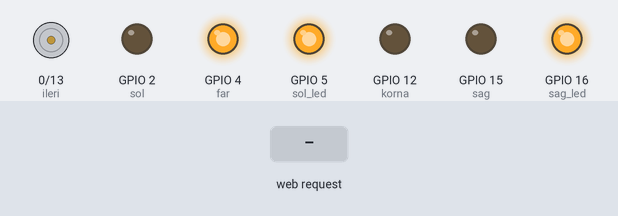
A sketch run on a simulated ESP8266 (NodeMCU). On the bench: motor-driver pin pairs drawn as motors (green arrow = first pin HIGH = forward, orange = second pin HIGH = backward, longer = more drive), output pins drawn as LEDs (lit = HIGH). The inputs (shaded band) are chosen by the test bench. WiFi joins after 1.5 s; servers stay silent unless stated; what the sketch prints to the serial monitor is not drawn.

Above: at 2.7 s.
2.8 s: HTTP request GET /forward received
At 3.7 s:
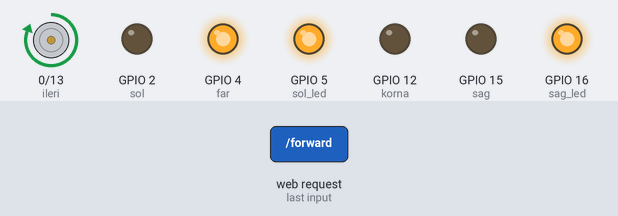
4.3 s: HTTP request GET /backward received
At 4.9 s:
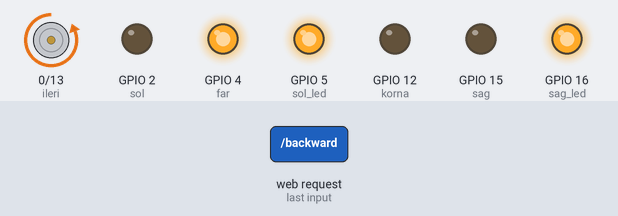
5.8 s: HTTP request GET /left received
At 7.0 s:
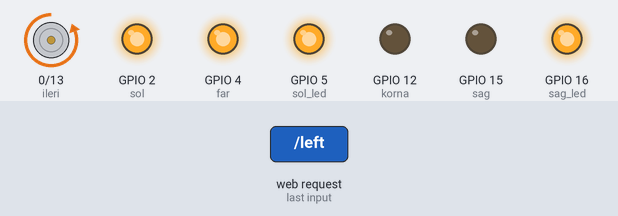
7.3 s: HTTP request GET /right received
At 8.3 s:
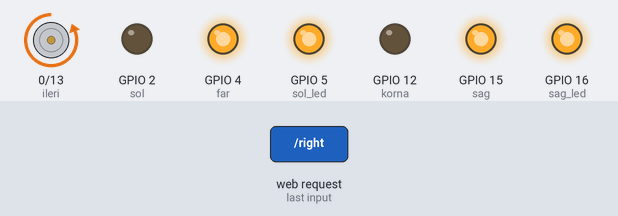
8.8 s: HTTP request GET /forwardright received
At 9.5 s:
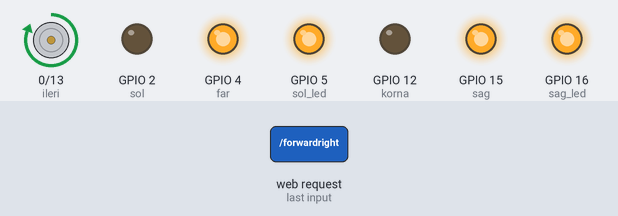
10.3 s: HTTP request GET /forwardleft received
At 10.6 s:
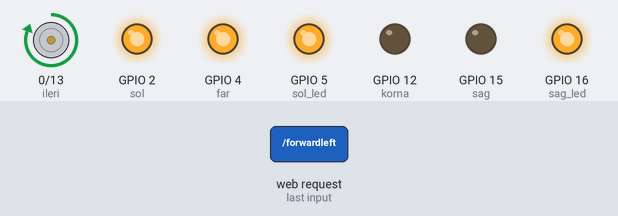
Timing chart, 0 to 12.8 s (numbered marks = the images above; inputs shaded):
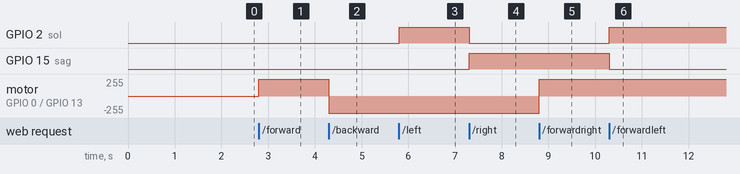

Measured:
- after the input at 2.8 s, motor on GPIO 0 (ileri) / GPIO 13 (geri): stopped → forward 255/255 at once
- after the input at 4.3 s, motor on GPIO 0 (ileri) / GPIO 13 (geri): forward 255/255 → backward 255/255 at once
- after the input at 5.8 s, GPIO 2 (sol): LOW → HIGH at once
- after the input at 7.3 s, GPIO 2 (sol): HIGH → LOW at once; GPIO 15 (sag): LOW → HIGH at once
- after the input at 8.8 s, motor on GPIO 0 (ileri) / GPIO 13 (geri): backward 255/255 → forward 255/255 at once
- after the input at 10.3 s, GPIO 2 (sol): LOW → HIGH at once; GPIO 15 (sag): HIGH → LOW at once

The sketch:

esp8266-wifi-car.ino
```cpp
#include <ESP8266WiFi.h>
 #include <HCSR04.h>

WiFiClient client;
WiFiServer server(80);

const char* ssid = "mert";
const char* password = "12345678";

String data ="";

int sol = 2; /* GPIO2(D4) -> IN3 */
int sag = 15; /* GPIO15(D8) -> IN1 */
int ileri = 0; /* GPIO0(D3) -> IN4 */
int geri = 13; /* GPIO13(D7) -> IN2 */
int korna = 12; /* GPIO12(D6) -> IN2 */
int sol_led = 5; /* GPIO0(D3) -> IN4 */
int sag_led = 16; /* GPIO13(D7) -> IN2 */
int far = 4; /* GPIO12(D6) -> IN2 */


void setup() {
Serial.begin(115200);
delay(10);

UltraSonicDistanceSensor distanceSensor(10, 11);
pinMode(sol, OUTPUT);
pinMode(sag, OUTPUT);
pinMode(ileri, OUTPUT);
pinMode(geri, OUTPUT);
pinMode(korna, OUTPUT);
pinMode(sol_led, OUTPUT);
pinMode(sag_led, OUTPUT);
pinMode(far, OUTPUT);

digitalWrite(far,HIGH);
digitalWrite(sol_led,HIGH);
digitalWrite(sag_led,HIGH);

Serial.println();
Serial.println();
Serial.print("Connecting to ");
Serial.println(ssid);

WiFi.begin(ssid, password);

while (WiFi.status() != WL_CONNECTED) {
delay(500);
Serial.print(".");
}
Serial.println("");
Serial.println("WiFi baglandi");

server.begin();
Serial.println("Server baslatildi");

Serial.print("http://");
Serial.print(WiFi.localIP());
Serial.println("/");

}

void loop() {
  //mesafe algıla
  //if(distanceSensor.measureDistanceCm()<=30 ){
  //MotorStop();
  //}
client = server.available();
if (!client) return;
data = checkClient ();


if (data == "forward") MotorForward();
else if (data == "backward") MotorBackward();
else if (data == "left") TurnLeft();
else if (data == "right") TurnRight();
else if (data == "stop") MotorStop();
else if (data == "forwardright") forwardright();
else if (data == "forwardleft") forwardleft();
else if (data == "backwardright") backwardright();
else if (data == "backwardleft") backwardleft();
else if (data == "korna_acik") korna_ac();


client.println("HTTP/1.1 200 OK");
client.println("Content-Type: text/html");
client.println("");
client.println("<!DOCTYPE HTML>");
client.println("<html>");
client.println("<head>");
client.println("<title> WIFI ARABA KONTROLU</title>");
client.println("</head>");
client.println("<body>");
client.println("<center>");
client.println("<h2> MERT COLAK </h2>");
client.println("<br><br>");
client.println("<hr>");

/* Buttons */
client.println("<br><br>");
client.println("<a href=\"/forwardleft\"\"><button>ileri sol </button></a>");
client.println("<a href=\"/forwardright\"\"><button>ileri sag </button></a><br />");
client.println("<br><br>");
client.println("<a href=\"/forward\"\"><button>ileri </button></a>");
client.println("<a href=\"/backward\"\"><button>geri </button></a><br />");
client.println("<br><br>");
client.println("<a href=\"/left\"\"><button>sol </button></a>");
client.println("<a href=\"/right\"\"><button>sag </button></a><br />");
client.println("<br><br>");
client.println("<a href=\"/stop\"\"><button>dur </button></a><br />");
client.println("<br><br>");
client.println("<a href=\"/backwardleft\"\"><button>geri sol </button></a>");
client.println("<a href=\"/backwardright\"\"><button>geri sag </button></a><br />");
client.println("<br><br>");
client.println("<a href=\"/korna_acik\"\"><button>korna ac</button></a>");
client.println("<br><br>");

client.println("<br><br>");
client.println("<hr>");
client.println("<br><br>");
client.println("<pre><h3>MERT COLAK</h3></pre>");
client.println("</center>");
client.println("</body>");
client.println("</html>");
}


/** FORWARD ****/
void MotorForward(void)
{
digitalWrite(ileri,HIGH);
digitalWrite(geri,LOW);
}

/** BACKWARD ****/
void MotorBackward(void)
{
digitalWrite(ileri,LOW);
digitalWrite(geri,HIGH);
}

/** TURN LEFT ****/
void TurnLeft(void)
{
digitalWrite(sol,HIGH);
digitalWrite(sag,LOW);
}

/** TURN RIGHT ****/
void TurnRight(void)
{
digitalWrite(sol,LOW);
digitalWrite(sag,HIGH);
}

/** STOP ****/
void MotorStop(void)
{
digitalWrite(sol,LOW);
digitalWrite(ileri,LOW);
digitalWrite(sag,LOW);
digitalWrite(geri,LOW);
}

 /** forwardright ****/
void forwardright(void)
{
digitalWrite(sol,LOW);
digitalWrite(ileri,HIGH);
digitalWrite(sag,HIGH);
digitalWrite(geri,LOW);
}
 /** forwardleft ****/
void forwardleft(void)
{
digitalWrite(sol,HIGH);
digitalWrite(ileri,HIGH);
digitalWrite(sag,LOW);
digitalWrite(geri,LOW);
}
 /** backwardright ****/
void backwardright(void)
{
digitalWrite(sol,LOW);
digitalWrite(ileri,LOW);
digitalWrite(sag,HIGH);
digitalWrite(geri,HIGH);
}
 /** backwardright ****/

void backwardleft(void)
{
digitalWrite(sol,HIGH);
digitalWrite(ileri,LOW);
digitalWrite(sag,LOW);
digitalWrite(geri,HIGH);
}
void korna_ac(void){
  digitalWrite(korna,HIGH);
delay(500);
digitalWrite(korna,LOW);
}
void sol_sinyal(void){
digitalWrite(sol_led,LOW);
delay(500);
digitalWrite(sol_led,HIGH);

}
void sag_sinyal(void){
digitalWrite(sag_led,LOW);
delay(500);
digitalWrite(sag_led,HIGH);
}
void far_ac(void){
digitalWrite(far,LOW);
}
void far_kapa(void){
digitalWrite(far,HIGH);
}

String checkClient (void){
while(!client.available()) delay(1);
String request = client.readStringUntil('\r');
request.remove(0, 5);
request.remove(request.length()-9,9);
return request;
}
```
